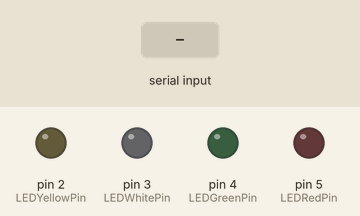
This sketch was run on a simulated Arduino Uno, built with avr-gcc and run on an emulated ATmega328P. On the bench: output pins drawn as LEDs (lit = HIGH). The inputs (shaded band) are chosen by the test bench.

Above: at 1.2 s.
1.3 s: "1\n" received over Serial
At 2.1 s:
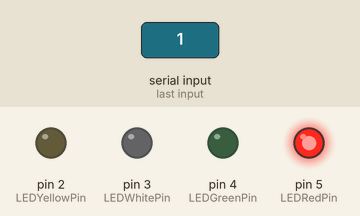
3.8 s: "2\n" received over Serial
At 4.2 s:
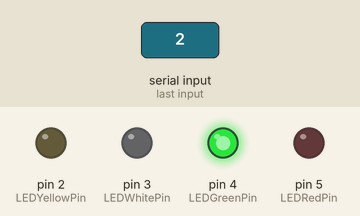
6.3 s: "3\n" received over Serial
At 7.1 s:
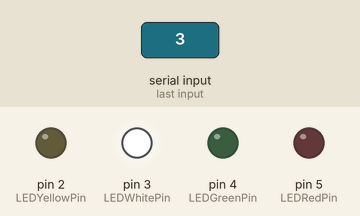
8.8 s: "4\n" received over Serial
At 9.3 s:
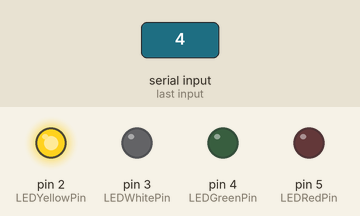
Timing chart, 0 to 11.8 s (numbered marks = the images above; inputs shaded):
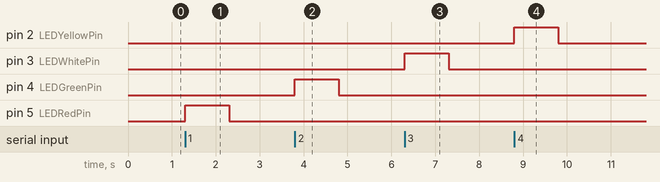

Measured:
- after the input at 1.3 s, pin 5 (LEDRedPin): LOW → HIGH at once, → LOW 1.0 s later
- after the input at 3.8 s, pin 4 (LEDGreenPin): LOW → HIGH at once, → LOW 1.0 s later
- after the input at 6.3 s, pin 3 (LEDWhitePin): LOW → HIGH at once, → LOW 1.0 s later
- after the input at 8.8 s, pin 2 (LEDYellowPin): LOW → HIGH at once, → LOW 1.0 s later

The sketch:

sketch.ino
```cpp
int LEDRedPin = 5;
int LEDGreenPin = 4;
int LEDWhitePin = 3;
int LEDYellowPin = 2;

void setup() {
  // Listening over serial
  Serial.begin(9600);
  // LED pins are output
  pinMode(LEDRedPin, OUTPUT);
  pinMode(LEDGreenPin, OUTPUT);
  pinMode(LEDWhitePin, OUTPUT);
  pinMode(LEDYellowPin, OUTPUT);

}

void toggleLED(int LEDPin) {
  // toggle the led
  digitalWrite(LEDPin, !digitalRead(LEDPin));
}

void loop() {
  if (Serial.available() > 0) {

    //read single char over serial
    int inByte = Serial.parseInt();

    // do something regarding intByte
    switch (inByte) {

      case 1:
        toggleLED(LEDRedPin);
        break;

      case 2:
        toggleLED(LEDGreenPin);
        break;

      case 3:
        toggleLED(LEDWhitePin);
        break;

      case 4:
        toggleLED(LEDYellowPin);
        break;

      default:
      // turn everything off

        digitalWrite(LEDRedPin, LOW);
        digitalWrite(LEDGreenPin, LOW);
        digitalWrite(LEDYellowPin, LOW);
        digitalWrite(LEDWhitePin, LOW);
        break;
    }
  }
}
```
